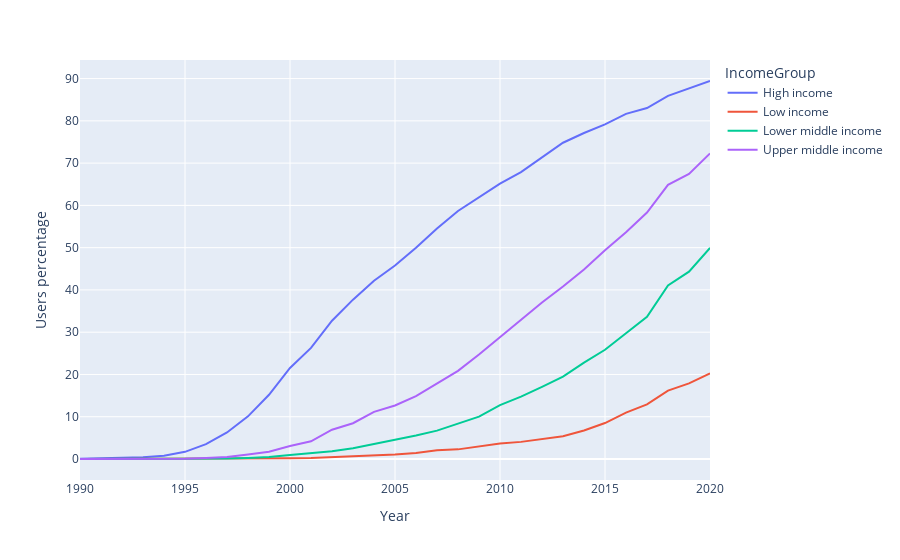

Notebook code for this chart:
### Markdown cell above
## Share of the population using the internet by Income Group

### Code cell
# VIZ Share of the population using the internet
# https://plotly.com/python/line-charts/

fig = px.line(df_income_group,
              x="Year",
              y="Users percentage",
              color='IncomeGroup',
#              text=df_users['Year']
            )
fig.show()

### Figure 1 — Plotly figure (JSON) as saved in the notebook; plotly's stock layout.template omitted (floating-point values rounded to 4 significant figures)
{"data": [{"hovertemplate": "IncomeGroup=High income<br>Year=%{x}<br>Users percentage=%{y}<extra></extra>", "legendgroup": "High income", "line": {"color": "#636efa", "dash": "solid"}, "marker": {"symbol": "circle"}, "mode": "lines", "name": "High income", "orientation": "v", "showlegend": true, "type": "scatter", "x": [1990, 1991, 1992, 1993, 1994, 1995, 1996, 1997, 1998, 1999, 2000, 2001, 2002, 2003, 2004, 2005, 2006, 2007, 2008, 2009, 2010, 2011, 2012, 2013, 2014, 2015, 2016, 2017, 2018, 2019, 2020], "xaxis": "x", "y": [0.06711, 0.1455, 0.2648, 0.3965, 0.7911, 1.697, 3.532, 6.271, 10.09, 15.2, 21.53, 26.28, 32.71, 37.7, 42.19, 45.76, 50.0, 54.54, 58.68, 62.02, 65.16, 67.87, 71.37, 74.82, 77.13, 79.17, 81.64, 83.03, 85.91, 87.73, 89.43], "yaxis": "y"}, {"hovertemplate": "IncomeGroup=Low income<br>Year=%{x}<br>Users percentage=%{y}<extra></extra>", "legendgroup": "Low income", "line": {"color": "#EF553B", "dash": "solid"}, "marker": {"symbol": "circle"}, "mode": "lines", "name": "Low income", "orientation": "v", "showlegend": true, "type": "scatter", "x": [1990, 1991, 1992, 1993, 1994, 1995, 1996, 1997, 1998, 1999, 2000, 2001, 2002, 2003, 2004, 2005, 2006, 2007, 2008, 2009, 2010, 2011, 2012, 2013, 2014, 2015, 2016, 2017, 2018, 2019, 2020], "xaxis": "x", "y": [0, 0, 0, 0, 0.0002561, 0.0007982, 0.004136, 0.01784, 0.03857, 0.1024, 0.1509, 0.2118, 0.4049, 0.5902, 0.7932, 1.073, 1.403, 2.06, 2.279, 2.958, 3.641, 4.051, 4.745, 5.376, 6.742, 8.506, 10.98, 12.92, 16.18, 17.89, 20.26], "yaxis": "y"}, {"hovertemplate": "IncomeGroup=Lower middle income<br>Year=%{x}<br>Users percentage=%{y}<extra></extra>", "legendgroup": "Lower middle income", "line": {"color": "#00cc96", "dash": "solid"}, "marker": {"symbol": "circle"}, "mode": "lines", "name": "Lower middle income", "orientation": "v", "showlegend": true, "type": "scatter", "x": [1990, 1991, 1992, 1993, 1994, 1995, 1996, 1997, 1998, 1999, 2000, 2001, 2002, 2003, 2004, 2005, 2006, 2007, 2008, 2009, 2010, 2011, 2012, 2013, 2014, 2015, 2016, 2017, 2018, 2019, 2020], "xaxis": "x", "y": [0, 0, 2.061e-06, 3.65e-05, 0.0009966, 0.008331, 0.04657, 0.1248, 0.2572, 0.48, 0.9489, 1.307, 1.829, 2.546, 3.555, 4.501, 5.538, 6.72, 8.33, 10.03, 12.74, 14.77, 17.08, 19.51, 22.81, 25.85, 29.74, 33.63, 41.06, 44.32, 49.95], "yaxis": "y"}, {"hovertemplate": "IncomeGroup=Upper middle income<br>Year=%{x}<br>Users percentage=%{y}<extra></extra>", "legendgroup": "Upper middle income", "line": {"color": "#ab63fa", "dash": "solid"}, "marker": {"symbol": "circle"}, "mode": "lines", "name": "Upper middle income", "orientation": "v", "showlegend": true, "type": "scatter", "x": [1990, 1991, 1992, 1993, 1994, 1995, 1996, 1997, 1998, 1999, 2000, 2001, 2002, 2003, 2004, 2005, 2006, 2007, 2008, 2009, 2010, 2011, 2012, 2013, 2014, 2015, 2016, 2017, 2018, 2019, 2020], "xaxis": "x", "y": [0, 0.0004413, 0.001577, 0.007161, 0.022, 0.07575, 0.2512, 0.4874, 1.059, 1.715, 3.092, 4.184, 6.925, 8.47, 11.14, 12.66, 14.89, 17.8, 20.87, 24.71, 28.8, 32.99, 37.03, 40.82, 44.85, 49.38, 53.64, 58.32, 64.86, 67.45, 72.3], "yaxis": "y"}], "layout": {"legend": {"title": {"text": "IncomeGroup"}, "tracegroupgap": 0}, "margin": {"t": 60}, "xaxis": {"anchor": "y", "domain": [0, 1], "title": {"text": "Year"}}, "yaxis": {"anchor": "x", "domain": [0, 1], "title": {"text": "Users percentage"}}}}
